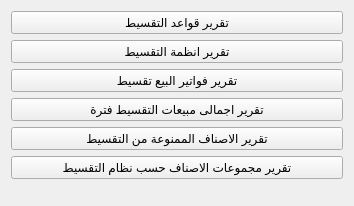
             <widget class="QWidget" name="page_17">
              <property name="geometry">
               <rect>
                <x>-87</x>
                <y>0</y>
                <width>354</width>
                <height>206</height>
               </rect>
              </property>
              <attribute name="label">
               <string>تقارير انظمة التقسيط</string>
              </attribute>
              <layout class="QGridLayout" name="gridLayout_29">
               <item row="1" column="0">
                <spacer name="verticalSpacer_19">
                 <property name="orientation">
                  <enum>Qt::Vertical</enum>
                 </property>
                 <property name="sizeHint" stdset="0">
                  <size>
                   <width>20</width>
                   <height>48</height>
                  </size>
                 </property>
                </spacer>
               </item>
               <item row="0" column="0">
                <layout class="QVBoxLayout" name="verticalLayout_8">
                 <item>
                  <widget class="QPushButton" name="action_22">
                   <property name="text">
                    <string>تقرير قواعد التقسيط</string>
                   </property>
                  </widget>
                 </item>
                 <item>
                  <widget class="QPushButton" name="action_46">
                   <property name="text">
                    <string>تقرير انظمة التقسيط</string>
                   </property>
                  </widget>
                 </item>
                 <item>
                  <widget class="QPushButton" name="action_23">
                   <property name="text">
                    <string>تقرير فواتير البيع تقسيط</string>
                   </property>
                  </widget>
                 </item>
                 <item>
                  <widget class="QPushButton" name="action_29">
                   <property name="text">
                    <string>تقرير اجمالى مبيعات التقسيط فترة</string>
                   </property>
                  </widget>
                 </item>
                 <item>
                  <widget class="QPushButton" name="action_36">
                   <property name="text">
                    <string>تقرير الاصناف الممنوعة من التقسيط</string>
                   </property>
                  </widget>
                 </item>
                 <item>
                  <widget class="QPushButton" name="action_39">
                   <property name="text">
                    <string>تقرير مجموعات الاصناف حسب نظام التقسيط</string>
                   </property>
                  </widget>
                 </item>
                </layout>
               </item>
              </layout>
             </widget>
